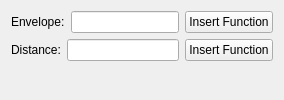
    <widget class="QWidget" name="spectrumGenPage">
      <layout class="QVBoxLayout" name="spectrumGenFormLayout">
        <item>
        <layout class="QHBoxLayout" name="spectrumGenEnvelopeLayout">
            <item>
                <widget class="QLabel" name="spectrumGenEnvelopeLabel">
                <property name="text">
                <string>Envelope:</string>
                </property>
                </widget>
            </item>
            <item>
                <widget class="QLineEdit" name="spectrumGenEnvelopeEdit"/>
            </item>
            <item>
                <widget class="QPushButton" name="spectrumGenEnvelopeInsertFn">
                <property name="text">
                    <string>Insert Function</string>
                </property>
                </widget>
            </item>
        </layout>
        </item>
        <item>
        <layout class="QHBoxLayout" name="spectrumGenDistanceLayout">
            <item>
                <widget class="QLabel" name="spectrumGenDistanceLabel">
                <property name="text">
                <string>Distance:</string>
                </property>
                </widget>
            </item>
            <item>
                <widget class="QLineEdit" name="spectrumGenDistanceEdit"/>
            </item>
            <item>
                <widget class="QPushButton" name="spectrumGenDistanceInsertFn">
                <property name="text">
                    <string>Insert Function</string>
                </property>
                </widget>
            </item>
        </layout>
        </item>
        <item><spacer name="verticalSpacer_28">
            <property name="orientation"><enum>Qt::Vertical</enum></property>
            <property name="sizeHint" stdset="0"><size><width>5</width><height>5</height></size></property>
        </spacer></item>      
      </layout>
    </widget>
